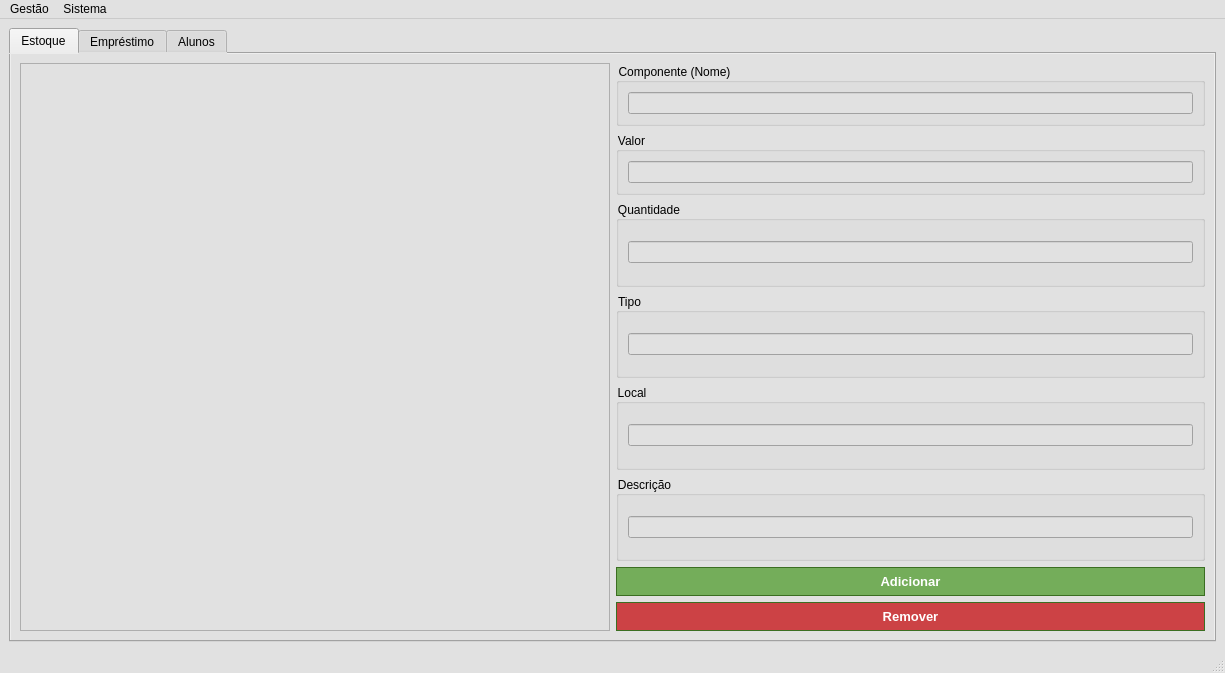
<?xml version="1.0" encoding="UTF-8"?>
<ui version="4.0">
 <class>MainWindow</class>
 <widget class="QMainWindow" name="MainWindow">
  <property name="geometry">
   <rect>
    <x>0</x>
    <y>0</y>
    <width>1225</width>
    <height>673</height>
   </rect>
  </property>
  <property name="palette">
   <palette>
    <active>
     <colorrole role="WindowText">
      <brush brushstyle="SolidPattern">
       <color alpha="255">
        <red>0</red>
        <green>0</green>
        <blue>0</blue>
       </color>
      </brush>
     </colorrole>
     <colorrole role="Button">
      <brush brushstyle="SolidPattern">
       <color alpha="255">
        <red>225</red>
        <green>225</green>
        <blue>225</blue>
       </color>
      </brush>
     </colorrole>
     <colorrole role="Light">
      <brush brushstyle="SolidPattern">
       <color alpha="255">
        <red>255</red>
        <green>255</green>
        <blue>255</blue>
       </color>
      </brush>
     </colorrole>
     <colorrole role="Midlight">
      <brush brushstyle="SolidPattern">
       <color alpha="255">
        <red>240</red>
        <green>240</green>
        <blue>240</blue>
       </color>
      </brush>
     </colorrole>
     <colorrole role="Dark">
      <brush brushstyle="SolidPattern">
       <color alpha="255">
        <red>112</red>
        <green>112</green>
        <blue>112</blue>
       </color>
      </brush>
     </colorrole>
     <colorrole role="Mid">
      <brush brushstyle="SolidPattern">
       <color alpha="255">
        <red>150</red>
        <green>150</green>
        <blue>150</blue>
       </color>
      </brush>
     </colorrole>
     <colorrole role="Text">
      <brush brushstyle="SolidPattern">
       <color alpha="255">
        <red>0</red>
        <green>0</green>
        <blue>0</blue>
       </color>
      </brush>
     </colorrole>
     <colorrole role="BrightText">
      <brush brushstyle="SolidPattern">
       <color alpha="255">
        <red>255</red>
        <green>255</green>
        <blue>255</blue>
       </color>
      </brush>
     </colorrole>
     <colorrole role="ButtonText">
      <brush brushstyle="SolidPattern">
       <color alpha="255">
        <red>0</red>
        <green>0</green>
        <blue>0</blue>
       </color>
      </brush>
     </colorrole>
     <colorrole role="Base">
      <brush brushstyle="SolidPattern">
       <color alpha="255">
        <red>255</red>
        <green>255</green>
        <blue>255</blue>
       </color>
      </brush>
     </colorrole>
     <colorrole role="Window">
      <brush brushstyle="SolidPattern">
       <color alpha="255">
        <red>225</red>
        <green>225</green>
        <blue>225</blue>
       </color>
      </brush>
     </colorrole>
     <colorrole role="Shadow">
      <brush brushstyle="SolidPattern">
       <color alpha="255">
        <red>0</red>
        <green>0</green>
        <blue>0</blue>
       </color>
      </brush>
     </colorrole>
     <colorrole role="AlternateBase">
      <brush brushstyle="SolidPattern">
       <color alpha="255">
        <red>240</red>
        <green>240</green>
        <blue>240</blue>
       </color>
      </brush>
     </colorrole>
     <colorrole role="ToolTipBase">
      <brush brushstyle="SolidPattern">
       <color alpha="255">
        <red>255</red>
        <green>255</green>
        <blue>220</blue>
       </color>
      </brush>
     </colorrole>
     <colorrole role="ToolTipText">
      <brush brushstyle="SolidPattern">
       <color alpha="255">
        <red>0</red>
        <green>0</green>
        <blue>0</blue>
       </color>
      </brush>
     </colorrole>
     <colorrole role="PlaceholderText">
      <brush brushstyle="SolidPattern">
       <color alpha="128">
        <red>0</red>
        <green>0</green>
        <blue>0</blue>
       </color>
      </brush>
     </colorrole>
    </active>
    <inactive>
     <colorrole role="WindowText">
      <brush brushstyle="SolidPattern">
       <color alpha="255">
        <red>0</red>
        <green>0</green>
        <blue>0</blue>
       </color>
      </brush>
     </colorrole>
     <colorrole role="Button">
      <brush brushstyle="SolidPattern">
       <color alpha="255">
        <red>225</red>
        <green>225</green>
        <blue>225</blue>
       </color>
      </brush>
     </colorrole>
     <colorrole role="Light">
      <brush brushstyle="SolidPattern">
       <color alpha="255">
        <red>255</red>
        <green>255</green>
        <blue>255</blue>
       </color>
      </brush>
     </colorrole>
     <colorrole role="Midlight">
      <brush brushstyle="SolidPattern">
       <color alpha="255">
        <red>240</red>
        <green>240</green>
        <blue>240</blue>
       </color>
      </brush>
     </colorrole>
     <colorrole role="Dark">
      <brush brushstyle="SolidPattern">
       <color alpha="255">
        <red>112</red>
        <green>112</green>
        <blue>112</blue>
       </color>
      </brush>
     </colorrole>
     <colorrole role="Mid">
      <brush brushstyle="SolidPattern">
       <color alpha="255">
        <red>150</red>
        <green>150</green>
        <blue>150</blue>
       </color>
      </brush>
     </colorrole>
     <colorrole role="Text">
      <brush brushstyle="SolidPattern">
       <color alpha="255">
        <red>0</red>
        <green>0</green>
        <blue>0</blue>
       </color>
      </brush>
     </colorrole>
     <colorrole role="BrightText">
      <brush brushstyle="SolidPattern">
       <color alpha="255">
        <red>255</red>
        <green>255</green>
        <blue>255</blue>
       </color>
      </brush>
     </colorrole>
     <colorrole role="ButtonText">
      <brush brushstyle="SolidPattern">
       <color alpha="255">
        <red>0</red>
        <green>0</green>
        <blue>0</blue>
       </color>
      </brush>
     </colorrole>
     <colorrole role="Base">
      <brush brushstyle="SolidPattern">
       <color alpha="255">
        <red>255</red>
        <green>255</green>
        <blue>255</blue>
       </color>
      </brush>
     </colorrole>
     <colorrole role="Window">
      <brush brushstyle="SolidPattern">
       <color alpha="255">
        <red>225</red>
        <green>225</green>
        <blue>225</blue>
       </color>
      </brush>
     </colorrole>
     <colorrole role="Shadow">
      <brush brushstyle="SolidPattern">
       <color alpha="255">
        <red>0</red>
        <green>0</green>
        <blue>0</blue>
       </color>
      </brush>
     </colorrole>
     <colorrole role="AlternateBase">
      <brush brushstyle="SolidPattern">
       <color alpha="255">
        <red>240</red>
        <green>240</green>
        <blue>240</blue>
       </color>
      </brush>
     </colorrole>
     <colorrole role="ToolTipBase">
      <brush brushstyle="SolidPattern">
       <color alpha="255">
        <red>255</red>
        <green>255</green>
        <blue>220</blue>
       </color>
      </brush>
     </colorrole>
     <colorrole role="ToolTipText">
      <brush brushstyle="SolidPattern">
       <color alpha="255">
        <red>0</red>
        <green>0</green>
        <blue>0</blue>
       </color>
      </brush>
     </colorrole>
     <colorrole role="PlaceholderText">
      <brush brushstyle="SolidPattern">
       <color alpha="128">
        <red>0</red>
        <green>0</green>
        <blue>0</blue>
       </color>
      </brush>
     </colorrole>
    </inactive>
    <disabled>
     <colorrole role="WindowText">
      <brush brushstyle="SolidPattern">
       <color alpha="255">
        <red>112</red>
        <green>112</green>
        <blue>112</blue>
       </color>
      </brush>
     </colorrole>
     <colorrole role="Button">
      <brush brushstyle="SolidPattern">
       <color alpha="255">
        <red>225</red>
        <green>225</green>
        <blue>225</blue>
       </color>
      </brush>
     </colorrole>
     <colorrole role="Light">
      <brush brushstyle="SolidPattern">
       <color alpha="255">
        <red>255</red>
        <green>255</green>
        <blue>255</blue>
       </color>
      </brush>
     </colorrole>
     <colorrole role="Midlight">
      <brush brushstyle="SolidPattern">
       <color alpha="255">
        <red>240</red>
        <green>240</green>
        <blue>240</blue>
       </color>
      </brush>
     </colorrole>
     <colorrole role="Dark">
      <brush brushstyle="SolidPattern">
       <color alpha="255">
        <red>112</red>
        <green>112</green>
        <blue>112</blue>
       </color>
      </brush>
     </colorrole>
     <colorrole role="Mid">
      <brush brushstyle="SolidPattern">
       <color alpha="255">
        <red>150</red>
        <green>150</green>
        <blue>150</blue>
       </color>
      </brush>
     </colorrole>
     <colorrole role="Text">
      <brush brushstyle="SolidPattern">
       <color alpha="255">
        <red>112</red>
        <green>112</green>
        <blue>112</blue>
       </color>
      </brush>
     </colorrole>
     <colorrole role="BrightText">
      <brush brushstyle="SolidPattern">
       <color alpha="255">
        <red>255</red>
        <green>255</green>
        <blue>255</blue>
       </color>
      </brush>
     </colorrole>
     <colorrole role="ButtonText">
      <brush brushstyle="SolidPattern">
       <color alpha="255">
        <red>112</red>
        <green>112</green>
        <blue>112</blue>
       </color>
      </brush>
     </colorrole>
     <colorrole role="Base">
      <brush brushstyle="SolidPattern">
       <color alpha="255">
        <red>225</red>
        <green>225</green>
        <blue>225</blue>
       </color>
      </brush>
     </colorrole>
     <colorrole role="Window">
      <brush brushstyle="SolidPattern">
       <color alpha="255">
        <red>225</red>
        <green>225</green>
        <blue>225</blue>
       </color>
      </brush>
     </colorrole>
     <colorrole role="Shadow">
      <brush brushstyle="SolidPattern">
       <color alpha="255">
        <red>0</red>
        <green>0</green>
        <blue>0</blue>
       </color>
      </brush>
     </colorrole>
     <colorrole role="AlternateBase">
      <brush brushstyle="SolidPattern">
       <color alpha="255">
        <red>225</red>
        <green>225</green>
        <blue>225</blue>
       </color>
      </brush>
     </colorrole>
     <colorrole role="ToolTipBase">
      <brush brushstyle="SolidPattern">
       <color alpha="255">
        <red>255</red>
        <green>255</green>
        <blue>220</blue>
       </color>
      </brush>
     </colorrole>
     <colorrole role="ToolTipText">
      <brush brushstyle="SolidPattern">
       <color alpha="255">
        <red>0</red>
        <green>0</green>
        <blue>0</blue>
       </color>
      </brush>
     </colorrole>
     <colorrole role="PlaceholderText">
      <brush brushstyle="SolidPattern">
       <color alpha="128">
        <red>0</red>
        <green>0</green>
        <blue>0</blue>
       </color>
      </brush>
     </colorrole>
    </disabled>
   </palette>
  </property>
  <property name="windowTitle">
   <string>MainWindow</string>
  </property>
  <widget class="QWidget" name="centralwidget">
   <layout class="QGridLayout" name="gridLayout_2">
    <item row="0" column="0">
     <widget class="QTabWidget" name="tabWidget">
      <property name="styleSheet">
       <string notr="true">background-color: rgb(225, 225, 225);
font: 10pt &quot;Arial&quot;;
color: rgb(0, 0, 0);</string>
      </property>
      <property name="tabPosition">
       <enum>QTabWidget::North</enum>
      </property>
      <property name="tabShape">
       <enum>QTabWidget::Rounded</enum>
      </property>
      <property name="currentIndex">
       <number>0</number>
      </property>
      <property name="movable">
       <bool>false</bool>
      </property>
      <widget class="QWidget" name="tabInventory">
       <property name="enabled">
        <bool>true</bool>
       </property>
       <property name="palette">
        <palette>
         <active>
          <colorrole role="WindowText">
           <brush brushstyle="SolidPattern">
            <color alpha="255">
             <red>0</red>
             <green>0</green>
             <blue>0</blue>
            </color>
           </brush>
          </colorrole>
          <colorrole role="Button">
           <brush brushstyle="SolidPattern">
            <color alpha="255">
             <red>225</red>
             <green>225</green>
             <blue>225</blue>
            </color>
           </brush>
          </colorrole>
          <colorrole role="Text">
           <brush brushstyle="SolidPattern">
            <color alpha="255">
             <red>0</red>
             <green>0</green>
             <blue>0</blue>
            </color>
           </brush>
          </colorrole>
          <colorrole role="ButtonText">
           <brush brushstyle="SolidPattern">
            <color alpha="255">
             <red>0</red>
             <green>0</green>
             <blue>0</blue>
            </color>
           </brush>
          </colorrole>
          <colorrole role="Base">
           <brush brushstyle="SolidPattern">
            <color alpha="255">
             <red>225</red>
             <green>225</green>
             <blue>225</blue>
            </color>
           </brush>
          </colorrole>
          <colorrole role="Window">
           <brush brushstyle="SolidPattern">
            <color alpha="255">
             <red>225</red>
             <green>225</green>
             <blue>225</blue>
            </color>
           </brush>
          </colorrole>
          <colorrole role="PlaceholderText">
           <brush brushstyle="NoBrush">
            <color alpha="128">
             <red>0</red>
             <green>0</green>
             <blue>0</blue>
            </color>
           </brush>
          </colorrole>
         </active>
         <inactive>
          <colorrole role="WindowText">
           <brush brushstyle="SolidPattern">
            <color alpha="255">
             <red>0</red>
             <green>0</green>
             <blue>0</blue>
            </color>
           </brush>
          </colorrole>
          <colorrole role="Button">
           <brush brushstyle="SolidPattern">
            <color alpha="255">
             <red>225</red>
             <green>225</green>
             <blue>225</blue>
            </color>
           </brush>
          </colorrole>
          <colorrole role="Text">
           <brush brushstyle="SolidPattern">
            <color alpha="255">
             <red>0</red>
             <green>0</green>
             <blue>0</blue>
            </color>
           </brush>
          </colorrole>
          <colorrole role="ButtonText">
           <brush brushstyle="SolidPattern">
            <color alpha="255">
             <red>0</red>
             <green>0</green>
             <blue>0</blue>
            </color>
           </brush>
          </colorrole>
          <colorrole role="Base">
           <brush brushstyle="SolidPattern">
            <color alpha="255">
             <red>225</red>
             <green>225</green>
             <blue>225</blue>
            </color>
           </brush>
          </colorrole>
          <colorrole role="Window">
           <brush brushstyle="SolidPattern">
            <color alpha="255">
             <red>225</red>
             <green>225</green>
             <blue>225</blue>
            </color>
           </brush>
          </colorrole>
          <colorrole role="PlaceholderText">
           <brush brushstyle="NoBrush">
            <color alpha="128">
             <red>0</red>
             <green>0</green>
             <blue>0</blue>
            </color>
           </brush>
          </colorrole>
         </inactive>
         <disabled>
          <colorrole role="WindowText">
           <brush brushstyle="SolidPattern">
            <color alpha="255">
             <red>0</red>
             <green>0</green>
             <blue>0</blue>
            </color>
           </brush>
          </colorrole>
          <colorrole role="Button">
           <brush brushstyle="SolidPattern">
            <color alpha="255">
             <red>225</red>
             <green>225</green>
             <blue>225</blue>
            </color>
           </brush>
          </colorrole>
          <colorrole role="Text">
           <brush brushstyle="SolidPattern">
            <color alpha="255">
             <red>0</red>
             <green>0</green>
             <blue>0</blue>
            </color>
           </brush>
          </colorrole>
          <colorrole role="ButtonText">
           <brush brushstyle="SolidPattern">
            <color alpha="255">
             <red>0</red>
             <green>0</green>
             <blue>0</blue>
            </color>
           </brush>
          </colorrole>
          <colorrole role="Base">
           <brush brushstyle="SolidPattern">
            <color alpha="255">
             <red>225</red>
             <green>225</green>
             <blue>225</blue>
            </color>
           </brush>
          </colorrole>
          <colorrole role="Window">
           <brush brushstyle="SolidPattern">
            <color alpha="255">
             <red>225</red>
             <green>225</green>
             <blue>225</blue>
            </color>
           </brush>
          </colorrole>
          <colorrole role="PlaceholderText">
           <brush brushstyle="NoBrush">
            <color alpha="128">
             <red>0</red>
             <green>0</green>
             <blue>0</blue>
            </color>
           </brush>
          </colorrole>
         </disabled>
        </palette>
       </property>
       <property name="autoFillBackground">
        <bool>false</bool>
       </property>
       <property name="styleSheet">
        <string notr="true"/>
       </property>
       <attribute name="icon">
        <iconset resource="Resources.qrc">
         <normaloff>:/new/Icons/Icons/shipping.png</normaloff>:/new/Icons/Icons/shipping.png</iconset>
       </attribute>
       <attribute name="title">
        <string>Estoque</string>
       </attribute>
       <layout class="QVBoxLayout" name="verticalLayout">
        <item>
         <layout class="QHBoxLayout" name="horizontalLayout_9">
          <item>
           <widget class="QTableWidget" name="tableWidget"/>
          </item>
          <item>
           <layout class="QVBoxLayout" name="verticalLayout_3">
            <item>
             <layout class="QVBoxLayout" name="verticalLayout_2">
              <item>
               <widget class="QGroupBox" name="groupBox">
                <property name="title">
                 <string>Componente (Nome)</string>
                </property>
                <layout class="QHBoxLayout" name="horizontalLayout">
                 <item>
                  <widget class="QLineEdit" name="lineEdit"/>
                 </item>
                </layout>
               </widget>
              </item>
              <item>
               <widget class="QGroupBox" name="groupBox_2">
                <property name="title">
                 <string>Valor</string>
                </property>
                <layout class="QHBoxLayout" name="horizontalLayout_2">
                 <item>
                  <widget class="QLineEdit" name="lineEdit_2"/>
                 </item>
                </layout>
               </widget>
              </item>
             </layout>
            </item>
            <item>
             <widget class="QGroupBox" name="groupBox_3">
              <property name="title">
               <string>Quantidade</string>
              </property>
              <layout class="QHBoxLayout" name="horizontalLayout_3">
               <item>
                <widget class="QLineEdit" name="lineEdit_3"/>
               </item>
              </layout>
             </widget>
            </item>
            <item>
             <layout class="QHBoxLayout" name="horizontalLayout_7">
              <item>
               <widget class="QGroupBox" name="groupBox_4">
                <property name="title">
                 <string>Tipo</string>
                </property>
                <layout class="QHBoxLayout" name="horizontalLayout_4">
                 <item>
                  <widget class="QLineEdit" name="lineEdit_4"/>
                 </item>
                </layout>
               </widget>
              </item>
             </layout>
            </item>
            <item>
             <widget class="QGroupBox" name="groupBox_5">
              <property name="title">
               <string>Local</string>
              </property>
              <layout class="QHBoxLayout" name="horizontalLayout_5">
               <item>
                <widget class="QLineEdit" name="lineEdit_5"/>
               </item>
              </layout>
             </widget>
            </item>
            <item>
             <widget class="QGroupBox" name="groupBox_6">
              <property name="title">
               <string>Descrição</string>
              </property>
              <layout class="QHBoxLayout" name="horizontalLayout_6">
               <item>
                <widget class="QLineEdit" name="lineEdit_6"/>
               </item>
              </layout>
             </widget>
            </item>
            <item>
             <widget class="QPushButton" name="pushButton_2">
              <property name="styleSheet">
               <string notr="true">.QPushButton { 
background-color:#74ad5a;
border:1px solid#3b6e22 ; 
color:#ffffff; 
font-family:Arial;
font-size:13px;
font-weight:bold; 
padding:6px 12px; 
text-decoration:none; } 

.QPushButton:hover { 
background-color:#68a54b; } 

.QPushButton:active {
 position:relative;
 top:1px; } 

.QPushButton:pressed {
 background-color:#4b7339;
 } </string>
              </property>
              <property name="text">
               <string>Adicionar</string>
              </property>
             </widget>
            </item>
            <item>
             <widget class="QPushButton" name="pushButton">
              <property name="autoFillBackground">
               <bool>false</bool>
              </property>
              <property name="styleSheet">
               <string notr="true">.QPushButton { 
background-color:#cc4245;
border:1px solid#3b6e22 ; 
color:#ffffff; 
font-family:Arial;
font-size:13px;
font-weight:bold; 
padding:6px 12px; 
text-decoration:none; } 

.QPushButton:hover { 
background-color:#a1343c; } 

.QPushButton:active {
 position:relative;
 top:1px; } 

.QPushButton:pressed {
 background-color:#702427;
 } </string>
              </property>
              <property name="text">
               <string>Remover</string>
              </property>
             </widget>
            </item>
           </layout>
          </item>
         </layout>
        </item>
       </layout>
      </widget>
      <widget class="QWidget" name="tabLoan">
       <attribute name="icon">
        <iconset resource="Resources.qrc">
         <normaloff>:/new/Icons/Icons/emprestar.png</normaloff>:/new/Icons/Icons/emprestar.png</iconset>
       </attribute>
       <attribute name="title">
        <string>Empréstimo</string>
       </attribute>
      </widget>
      <widget class="QWidget" name="tabStudent">
       <attribute name="icon">
        <iconset resource="Resources.qrc">
         <normaloff>:/new/Icons/Icons/people.png</normaloff>:/new/Icons/Icons/people.png</iconset>
       </attribute>
       <attribute name="title">
        <string>Alunos</string>
       </attribute>
      </widget>
     </widget>
    </item>
   </layout>
  </widget>
  <widget class="QMenuBar" name="menubar">
   <property name="geometry">
    <rect>
     <x>0</x>
     <y>0</y>
     <width>1225</width>
     <height>20</height>
    </rect>
   </property>
   <widget class="QMenu" name="menuSistema">
    <property name="title">
     <string>Gestão</string>
    </property>
    <addaction name="actionAlunos"/>
    <addaction name="actionEstoque"/>
    <addaction name="actionEmprestimos"/>
   </widget>
   <widget class="QMenu" name="menuSistema_2">
    <property name="title">
     <string>Sistema</string>
    </property>
    <addaction name="actionSair"/>
    <addaction name="separator"/>
    <addaction name="actionSobre"/>
   </widget>
   <addaction name="menuSistema"/>
   <addaction name="menuSistema_2"/>
  </widget>
  <widget class="QStatusBar" name="statusbar"/>
  <action name="actionAlunos">
   <property name="icon">
    <iconset resource="Resources.qrc">
     <normaloff>:/new/Icons/Icons/people.png</normaloff>:/new/Icons/Icons/people.png</iconset>
   </property>
   <property name="text">
    <string>Alunos</string>
   </property>
  </action>
  <action name="actionEstoque">
   <property name="icon">
    <iconset resource="Resources.qrc">
     <normaloff>:/new/Icons/Icons/shipping.png</normaloff>:/new/Icons/Icons/shipping.png</iconset>
   </property>
   <property name="text">
    <string>Estoque</string>
   </property>
  </action>
  <action name="actionEmprestimos">
   <property name="icon">
    <iconset resource="Resources.qrc">
     <normaloff>:/new/Icons/Icons/emprestar.png</normaloff>:/new/Icons/Icons/emprestar.png</iconset>
   </property>
   <property name="text">
    <string>Empréstimos</string>
   </property>
   <property name="toolTip">
    <string>Emprestimos</string>
   </property>
  </action>
  <action name="actionSair">
   <property name="icon">
    <iconset resource="Resources.qrc">
     <normaloff>:/new/Icons/Icons/close.png</normaloff>:/new/Icons/Icons/close.png</iconset>
   </property>
   <property name="text">
    <string>Sair</string>
   </property>
  </action>
  <action name="actionSobre">
   <property name="icon">
    <iconset resource="Resources.qrc">
     <normaloff>:/new/Icons/Icons/information.png</normaloff>:/new/Icons/Icons/information.png</iconset>
   </property>
   <property name="text">
    <string>Sobre</string>
   </property>
  </action>
 </widget>
 <resources>
  <include location="Resources.qrc"/>
 </resources>
 <connections/>
</ui>
